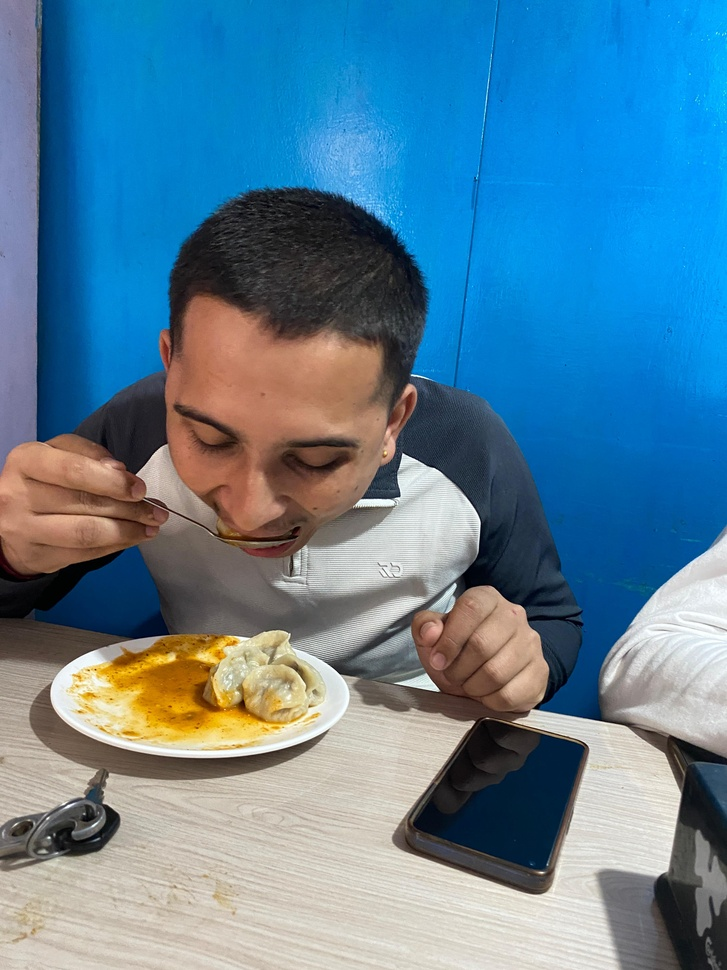
#> input picture pic1.jpg, 727 x 970 px, shrunk from 3024 x 4032 before the run
$ python create_gif.py
#> lines starting #> are read from the running program, lines starting #| are printed output that depends on the picture
import imageio.v3 as iio

filenames = ["pic1.jpg", "pic2.jpg"]
images = [ ]

for filename in filenames:
    images.append(iio.imread(filename)) #.imread() method loads an image based on the file path

iio.imwrite("sangam.gif", images, duration = 500, loop = 0)
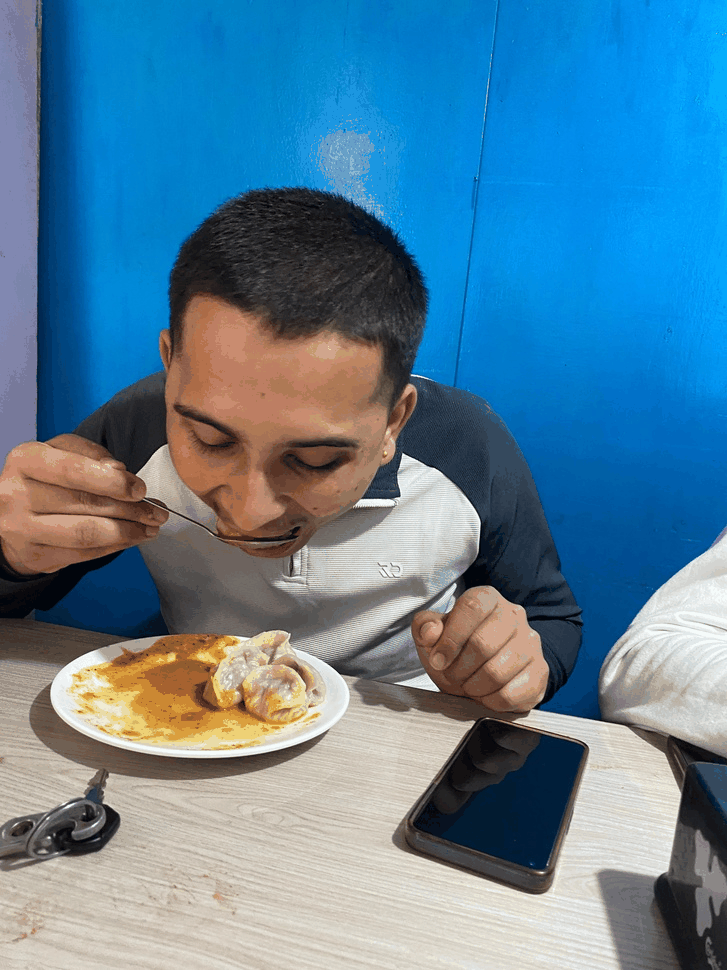
#> saved as sangam.gif: shape (970, 727, 3); mean R, G, B 88.2, 128, 153.1
